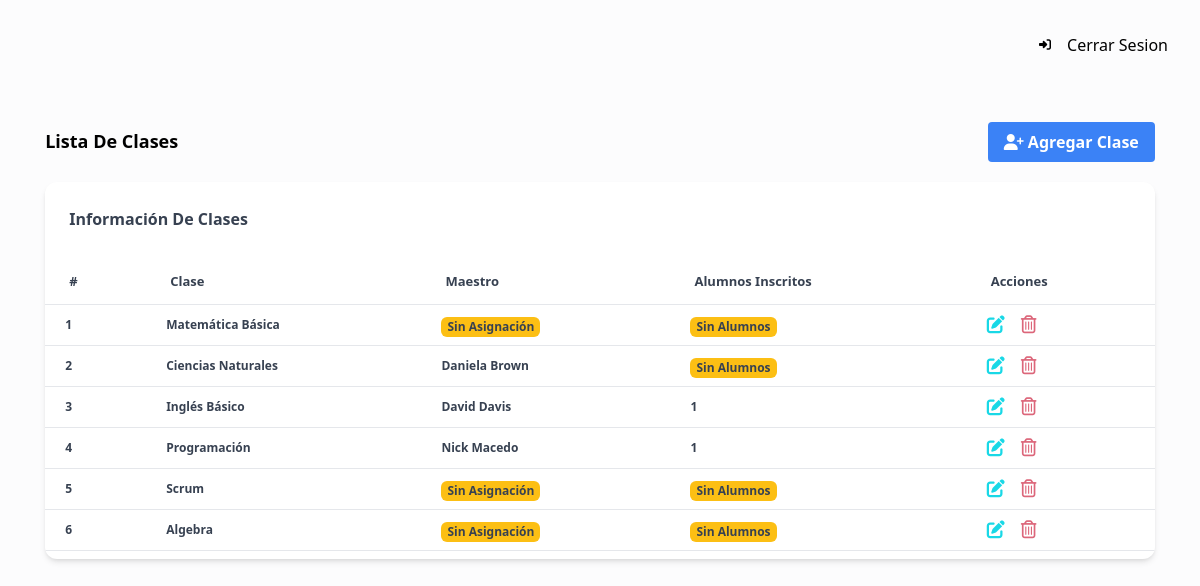
The app's page /administradores/clases (signed in) with its own data.
### tables this page shows
CREATE TABLE `relacion_maestros_clases` (
  `id_relacion` int NOT NULL AUTO_INCREMENT,
  `id_maestro` int DEFAULT NULL,
  `id_clase` int DEFAULT NULL,
  PRIMARY KEY (`id_relacion`),
  KEY `id_maestro` (`id_maestro`),
  KEY `id_clase` (`id_clase`),
  CONSTRAINT `relacion_maestros_clases_ibfk_1` FOREIGN KEY (`id_maestro`) REFERENCES `maestros` (`id_maestro`),
  CONSTRAINT `relacion_maestros_clases_ibfk_2` FOREIGN KEY (`id_clase`) REFERENCES `clases` (`id_clase`)
);

CREATE TABLE `clases` (
  `id_clase` int NOT NULL AUTO_INCREMENT,
  `nombre` varchar(255) DEFAULT NULL,
  `cupo_maximo` int DEFAULT NULL,
  `activo` tinyint(1) DEFAULT NULL,
  PRIMARY KEY (`id_clase`)
);

### config/dataBase.php (called while the page is built)
<?php
return [
    "host" => "localhost",
    "username" => "root",
    "userPassword" => "16345abcde@A",
    "dbname" => "universidad"
];

### models/Model.php (called while the page is built, shortened)
<?php
class Model
{
    public function __construct()
    {
        $config = include($_SERVER["DOCUMENT_ROOT"] . "/config/dataBase.php");
        try {
            $dsn = "mysql:host=" . $config['host'] . "; dbname=" . $config['dbname'];
            $this->db = new PDO($dsn, $config["username"], $config["userPassword"]);
        } catch (PDOException $e) {
            echo "Error" . $e->getMessage();
        }
    }
}

### models/AdministradorModel.php (called while the page is built, shortened)
<?php
include $_SERVER["DOCUMENT_ROOT"] . "/models/Model.php";
class AdministradorModel extends Model
{
    public function readClase()
    {
        $res = $this->db->query(
            "SELECT
            c.id_clase,
            rmc.id_relacion,
            mac.id_matricula,
            c.nombre AS nombre_clase,
            m.id_maestro,
            CONCAT(u.nombre, ' ', u.apellido) AS nombre_maestro,
            COUNT(DISTINCT mac.id_alumno) AS cantidad_alumnos
        FROM clases c
        LEFT JOIN relacion_Maestros_Clases rmc ON c.id_clase = rmc.id_clase
        inner JOIN maestros m ON rmc.id_maestro = m.id_maestro
        LEFT JOIN usuarios u ON m.id_usuario = u.id_usuario
        LEFT JOIN matricula_Alumnos_Clases mac ON c.id_clase = mac.id_clase
        where c.id_clase <> 6
        GROUP BY c.id_clase, m.id_maestro, nombre_maestro,rmc.id_relacion,mac.id_matricula
        ORDER BY c.id_clase"
        );
        $data = $res->fetchAll(PDO::FETCH_ASSOC);
        return $data;
    }
}

### views/administradores/clase.php (the view, shortened to what this page needs)
<!DOCTYPE html>
<html lang="en">
<head>
    <link rel="stylesheet" href="../../dist/output.css">
    <script src="https://cdn.tailwindcss.com"></script>
</head>
<body>
    <div class="min-h-screen bg-gray-50/50">
        <div class="p-4 xl:ml-72">
            <nav
                class="block w-full max-w-full bg-transparent text-white shadow-none rounded-xl transition-all px-0 py-1">
                <div class=" flex-col-reverse gap-6 md:flex-row md:items-center flex justify-end">
                    <div class="flex items-center">
                        <a class="" href="/cerrarSession">
                            <button
                                class="middle hover:text-red-700 none font-sans font-bold center transition-all disabled:opacity-50 disabled:shadow-none disabled:pointer-events-none text-xs py-3 rounded-lg text-black hover:bg-white/10 active:bg-white/30 w-full flex items-center gap-4 px-4 capitalize"
                                type="button">
                                <i class="fa-solid fa-right-to-bracket"></i>
                                <p
                                    class="block antialiased font-sans text-base leading-relaxed text-inherit font-medium capitalize">
                                    Cerrar sesion</p>
                            </button>
                        </a>
                    </div>
                </div>
            </nav>
            <div class="mt-12">
                <div class="w-[95%] mx-auto flex justify-between items-center">
                    <h3
                        class="block antialiased tracking-normal font-sans text-lg capitalize font-semibold leading-relaxed mb-5">
                        lista de clases</h3>
                    <button type="" onclick='openModalInsert()'
                        class="bg-blue-500 text-white font-bold py-2 px-4 capitalize rounded mb-5  hover:bg-blue-400"><i
                            class="fa-solid fa-user-plus" style="color: #ffffff;"></i> agregar
                        clase</button>
                </div>
                <div class="w-[95%] mx-auto">
                    <div
                        class="relative flex flex-col bg-clip-border rounded-xl bg-white text-gray-700 shadow-md overflow-hidden xl:col-span-2 ">
                        <div
                            class="relative bg-clip-border rounded-xl overflow-hidden bg-transparent text-gray-700 shadow-none m-0 flex items-center justify-between p-6">
                            <div>
                                <h6
                                    class="block antialiased tracking-normal font-sans text-base capitalize font-semibold leading-relaxed  mb-1">
                                    información de clases</h6>
                            </div>
                        </div>
                        <div class="p-6  px-0 pt-0 pb-2">
                            <table class="w-full min-w-[840px] table-auto ">
                                <thead>
                                    <tr>
                                        <th class="border-b border-blue-gray-50 py-3 px-6 text-left">
                                            <p
                                                class="block antialiased font-sans text-[13px]  capitalize text-blue-gray-400 font-bold">
                                                #</p>
                                        </th>
                                        <th class="border-b border-blue-gray-50 py-3 px-6 text-left">
                                            <p
                                                class="block antialiased font-sans text-[13px]  capitalize text-blue-gray-400 font-bold">
                                                clase</p>
                                        </th>
                                        <th class="border-b border-blue-gray-50 py-3 px-6 text-left">
                                            <p
                                                class="block antialiased font-sans text-[13px]  capitalize text-blue-gray-400 font-bold">
                                                maestro</p>
                                        </th>
                                        <th class="border-b border-blue-gray-50 py-3 px-6 text-left">
                                            <p
                                                class="block antialiased font-sans text-[13px]  capitalize text-blue-gray-400 font-bold">
                                                alumnos inscritos</p>
                                        </th>
                                        <th class="border-b border-blue-gray-50 py-3 px-6 text-left">
                                            <p
                                                class="block antialiased font-sans text-[13px]  capitalize text-blue-gray-400 font-bold">
                                                acciones</p>
                                        </th>
                                    </tr>
                                </thead>
                                <tbody>
                                    <?php
                                    $numeracion = 1;
                                    foreach ($clases as $clase) {
                                    ?>
                                    <tr class=" hover:bg-[#c3dff9]">
                                        <td class="py-2 px-5 border-b border-blue-gray-50">
                                            <p class="block antialiased font-sans text-xs text-blue-gray-900 font-bold">
                                                <?= $numeracion++ ?></p>
                                        </td>
                                        <td class="py-2 px-5 border-b border-blue-gray-50">
                                            <?php
                                                if ($clase["id_clase"] == 6) { ?>
                                            <p
                                                class="inline-block py-[2px] px-[6px] rounded-md antialiased font-sans text-xs capitalize  font-bold bg-[#fcbf14]">
                                                <?= $clase["nombre_clase"] ?></p>
                                            <?php     } else {
                                                ?>
                                            <p
                                                class="block antialiased font-sans text-xs capitalize  text-blue-gray-900 font-bold">
                                                <?= $clase["nombre_clase"] ?></p>
                                            <?php      }
                                                ?>
                                        </td>
                                        <td class="py-2 px-5 border-b border-blue-gray-50">
                                            <?php
                                                if ($clase["nombre_maestro"] == NULL || $clase["nombre_maestro"] == "Sin Asignacion ") { ?>
                                            <p
                                                class="inline-block py-[2px] px-[6px] rounded-md antialiased font-sans text-xs capitalize  font-bold bg-[#fcbf14]">
                                                Sin asignación</p>
                                            <?php     } else {
                                                ?>
                                            <p
                                                class="block antialiased font-sans text-xs  text-blue-gray-900 font-bold">
                                                <?= $clase["nombre_maestro"] ?></p>
                                            <?php      }
                                                ?>
                                        </td>
                                        <td class="py-2 px-5 border-b border-blue-gray-50">
                                            <?php
                                                if ($clase["cantidad_alumnos"] == 0) { ?>
                                            <p
                                                class="inline-block py-[2px] px-[6px] rounded-md antialiased font-sans text-xs capitalize  font-bold bg-[#fcbf14]">
                                                Sin alumnos</p>
                                            <?php     } else {
                                                ?>
                                            <p
                                                class="block antialiased font-sans text-xs  text-blue-gray-900 font-bold">
                                                <?= $clase["cantidad_alumnos"] ?></p>
                                            <?php      }
                                                ?>
                                        </td>
                                        <td class="py-2 px-5 border-b border-blue-gray-50">
                                            <a href="#"
                                                onclick='openModal("<?= $clase["id_clase"] ?>" ,"<?= $clase["id_maestro"] ?>" , "<?= $clase["nombre_clase"] ?>","<?= $clase["nombre_maestro"] ?>","<?= $clase["id_relacion"] ?>","<?= $clase["id_matricula"] ?>" )'>
                                                <i
                                                    class="fa-solid fa-pen-to-square text-[18px] text-[#19d8e6] hover:text-[#6db4b9]"></i>
                                            </a>
                                            <a href="/administradores/deleteClase?id=<?= $clase["id_clase"] ?>&id_rcm=<?= $clase["id_relacion"] ?>&id_mac=<?= $clase["id_matricula"] ?>"
                                                class="ml-3">
                                                <i
                                                    class="fa-regular fa-trash-can text-[18px] hover:text-red-900 text-[#dc667a]"></i>
                                            </a>
                                        </td>
                                    </tr>
                                    <?php } ?>
                                </tbody>
                            </table>
                        </div>
                    </div>
                </div>
            </div>
        </div>
    </div>
</body>
</html>

### records on screen
relacion_maestros_clases: id_clase.nombre "Matemática Básica", shows "Sin Asignación", shows "Sin Alumnos"
relacion_maestros_clases: id_clase.nombre "Ciencias Naturales", nombre_maestro "Daniela Brown", shows "Sin Alumnos"
clases: nombre "Inglés Básico", nombre_maestro "David Davis", cantidad_alumnos "1"
clases: nombre "Programación", nombre_maestro "Nick Macedo", cantidad_alumnos "1"
relacion_maestros_clases: id_clase.nombre "Scrum", shows "Sin Asignación", shows "Sin Alumnos"
relacion_maestros_clases: id_clase.nombre "Algebra", shows "Sin Asignación", shows "Sin Alumnos"
